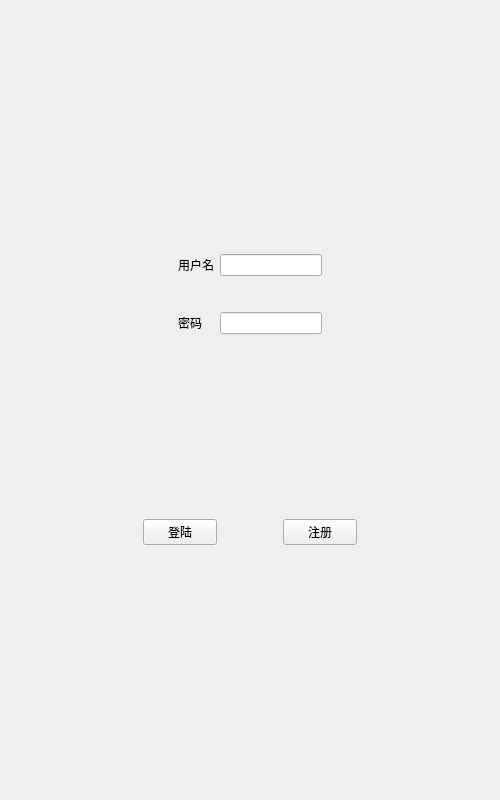
<?xml version="1.0" encoding="UTF-8"?>
<ui version="4.0">
 <class>MainWindow</class>
 <widget class="QMainWindow" name="MainWindow">
  <property name="geometry">
   <rect>
    <x>0</x>
    <y>0</y>
    <width>500</width>
    <height>800</height>
   </rect>
  </property>
  <property name="minimumSize">
   <size>
    <width>500</width>
    <height>800</height>
   </size>
  </property>
  <property name="maximumSize">
   <size>
    <width>500</width>
    <height>800</height>
   </size>
  </property>
  <property name="windowTitle">
   <string>登陆窗口</string>
  </property>
  <widget class="QWidget" name="centralwidget">
   <layout class="QHBoxLayout" name="horizontalLayout_2">
    <item>
     <widget class="QWidget" name="widget" native="true">
      <property name="minimumSize">
       <size>
        <width>250</width>
        <height>650</height>
       </size>
      </property>
      <property name="maximumSize">
       <size>
        <width>250</width>
        <height>650</height>
       </size>
      </property>
      <layout class="QVBoxLayout" name="verticalLayout">
       <item>
        <widget class="QWidget" name="widget_3" native="true">
         <property name="sizePolicy">
          <sizepolicy hsizetype="Preferred" vsizetype="Fixed">
           <horstretch>0</horstretch>
           <verstretch>0</verstretch>
          </sizepolicy>
         </property>
         <layout class="QGridLayout" name="gridLayout">
          <item row="2" column="3">
           <widget class="QLineEdit" name="lineEdit">
            <property name="echoMode">
             <enum>QLineEdit::NoEcho</enum>
            </property>
           </widget>
          </item>
          <item row="0" column="3">
           <widget class="QLineEdit" name="lineEdit_2">
            <property name="echoMode">
             <enum>QLineEdit::Password</enum>
            </property>
           </widget>
          </item>
          <item row="2" column="1">
           <widget class="QLabel" name="label_2">
            <property name="text">
             <string>密码</string>
            </property>
           </widget>
          </item>
          <item row="0" column="1">
           <widget class="QLabel" name="label">
            <property name="text">
             <string>用户名</string>
            </property>
           </widget>
          </item>
          <item row="2" column="0">
           <spacer name="horizontalSpacer_4">
            <property name="orientation">
             <enum>Qt::Horizontal</enum>
            </property>
            <property name="sizeHint" stdset="0">
             <size>
              <width>40</width>
              <height>20</height>
             </size>
            </property>
           </spacer>
          </item>
          <item row="2" column="4">
           <spacer name="horizontalSpacer_5">
            <property name="orientation">
             <enum>Qt::Horizontal</enum>
            </property>
            <property name="sizeHint" stdset="0">
             <size>
              <width>40</width>
              <height>20</height>
             </size>
            </property>
           </spacer>
          </item>
          <item row="1" column="3">
           <spacer name="verticalSpacer">
            <property name="orientation">
             <enum>Qt::Vertical</enum>
            </property>
            <property name="sizeHint" stdset="0">
             <size>
              <width>20</width>
              <height>30</height>
             </size>
            </property>
           </spacer>
          </item>
         </layout>
        </widget>
       </item>
       <item>
        <widget class="QWidget" name="widget_2" native="true">
         <property name="sizePolicy">
          <sizepolicy hsizetype="Preferred" vsizetype="Fixed">
           <horstretch>0</horstretch>
           <verstretch>0</verstretch>
          </sizepolicy>
         </property>
         <layout class="QGridLayout" name="gridLayout_3">
          <item row="0" column="1">
           <widget class="QPushButton" name="pushButton">
            <property name="text">
             <string>登陆</string>
            </property>
           </widget>
          </item>
          <item row="0" column="2">
           <spacer name="horizontalSpacer_3">
            <property name="orientation">
             <enum>Qt::Horizontal</enum>
            </property>
            <property name="sizeType">
             <enum>QSizePolicy::Fixed</enum>
            </property>
            <property name="sizeHint" stdset="0">
             <size>
              <width>60</width>
              <height>20</height>
             </size>
            </property>
           </spacer>
          </item>
          <item row="0" column="4">
           <spacer name="horizontalSpacer_2">
            <property name="orientation">
             <enum>Qt::Horizontal</enum>
            </property>
            <property name="sizeHint" stdset="0">
             <size>
              <width>40</width>
              <height>20</height>
             </size>
            </property>
           </spacer>
          </item>
          <item row="0" column="3">
           <widget class="QPushButton" name="pushButton_2">
            <property name="text">
             <string>注册</string>
            </property>
           </widget>
          </item>
          <item row="0" column="0">
           <spacer name="horizontalSpacer">
            <property name="orientation">
             <enum>Qt::Horizontal</enum>
            </property>
            <property name="sizeHint" stdset="0">
             <size>
              <width>40</width>
              <height>20</height>
             </size>
            </property>
           </spacer>
          </item>
         </layout>
        </widget>
       </item>
      </layout>
     </widget>
    </item>
   </layout>
  </widget>
 </widget>
 <resources/>
 <connections/>
</ui>
